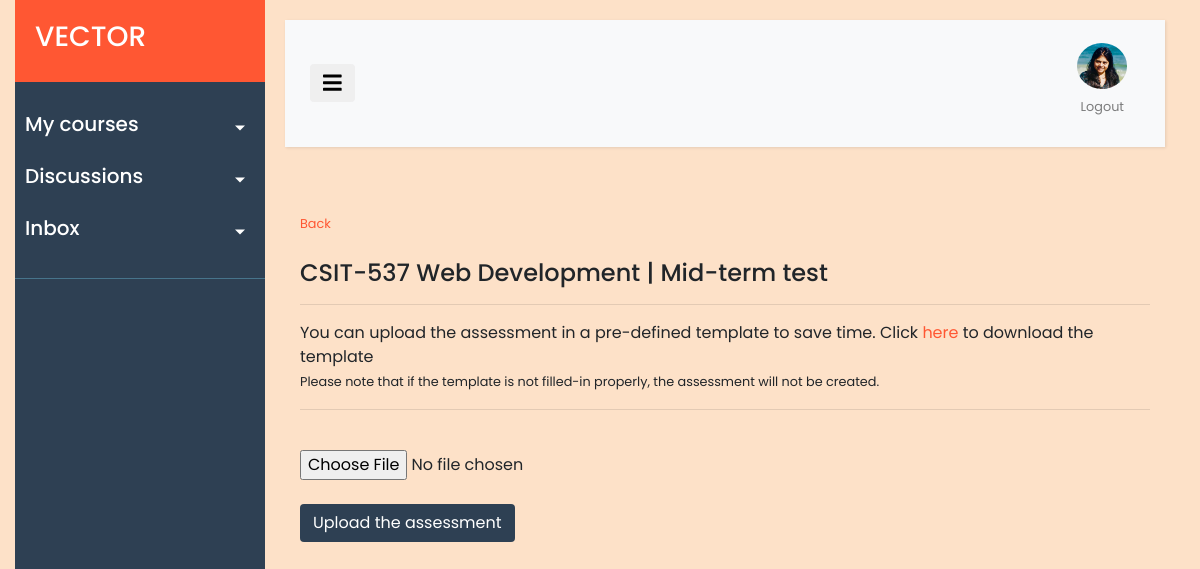
The page /uploadquestions/15 (signed in) on the database its author committed.
### ELearn/models.py (models this page shows, shortened)
class Assessment(models.Model):
    assess_id = models.AutoField(primary_key=True)
    assess_name = models.CharField("Assessment Name", max_length=255, blank=False, null=False)
    assess_points = models.IntegerField("Assessment Points", blank=False, null=False, default=100)
    assess_time_limit = models.IntegerField("Time limit (mins.)", default=120, blank=False)
    course = models.ForeignKey(Course, on_delete=models.CASCADE)
    module = models.CharField("Module ID", max_length=255)
    is_published = models.BooleanField("Published", default=False)

class Course(models.Model):
    course_id = models.CharField("Course ID", max_length=255, blank=False, null=False, unique=True)
    course_name = models.CharField("Course Name", max_length=255, blank=False, null=False, unique=True)
    course_desc = models.TextField("Course Description", blank=True)
    instructor = models.ForeignKey(User, db_column="user", null=True, on_delete=models.SET_NULL)
    days = models.CharField("Day", max_length=255)
    timing = models.CharField("Timing", max_length=255)
    mode = models.CharField("Instruction Mode", max_length=255)

### ELearn/views.py (the view, shortened to what this page needs)
# urls.py: path("uploadquestions/<str:assess_id>", views.upload_questions , name='uploadquestions'),
def upload_questions(request, assess_id):
	current_assessment = Assessment.objects.get(assess_id = assess_id)
	return render(request, "ELearn/upload_questions.html", {"assessment":current_assessment})

### ELearn/context_processors.py (called while the page is built)
def get_courses(request):
    course_list = []
    profile_picture_url = ''
    if request.user.is_authenticated:
        current_user = request.user
        course_list = Course.objects.filter(instructor=current_user)
        current_profile = Profile.objects.get(user=current_user)
        profile_picture_url = current_profile.image.url
    return{
        'CURRENT_USER_COURSES' : course_list,
        'CURRENT_USER_DP' : profile_picture_url,
    }

### ELearn/templates/ELearn/upload_questions.html (shortened to what this page needs)
{% extends "ELearn/layout.html" %}
{% load crispy_forms_tags %}
{% load widget_tweaks %}
{% block content %}
<form action="" method="POST" enctype="multipart/form-data">
    <div class="container-fluid">
        <div class="row">
            <div class="col">
                <small><a class="orange-link" href="{% url 'assessmenthome' module_id=assessment.module %}">Back</a></small>
            </div>
        </div>
        <br/>
        <div class="row">
            <div class="col">
                <h4>{{ assessment.course.course_id }} {{ assessment.course.course_name }} | {{ assessment.assess_name }}</h4>
                <hr/>
                    You can upload the assessment in a pre-defined template to save time. Click <a class="orange-link" href="../media/assessment_template/assessment_upload_template.xlsx">here</a> to download the template
                <br/><small>Please note that if the template is not filled-in properly, the assessment will not be created.</small>
                <hr/>
            </div>
        </div>
        <br/>
        <div class="row">
            <div class="col">
                <input type="file" name="files" id="assess_file" value="{{assessment.assess_id}}"></input>
            </div>
        </div>
        <br/>
        <div class="row">
            <div class="col">
                <input type="submit" id="btnUpload" class="btn button-blue" value="Upload the assessment"/>
            </div>
        </div>
    </div>
</form>
{% endblock %}

### ELearn/static/ELearn/ELearn_Styles.css (style rules this page uses)
body { font-family: 'Poppins', sans-serif; background: rgb(253, 225, 200); }
.button-blue { background-color: #2E4053; color: white; }
.orange-link { color: #FF5733; }
a, a:hover, a:focus { color: inherit; text-decoration: none; transition: all 0.3s; }

### rows shown on the page
Assessment: course.course_id "CSIT-537", course.course_name "Web Development", assess_name "Mid-term test"
